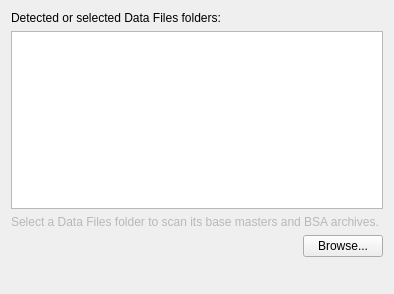
<?xml version="1.0" encoding="UTF-8"?>
<ui version="4.0">
 <class>ExistingInstallationPage</class>
 <widget class="QWizardPage" name="ExistingInstallationPage">
  <property name="geometry">
   <rect>
    <x>0</x>
    <y>0</y>
    <width>394</width>
    <height>294</height>
   </rect>
  </property>
  <property name="windowTitle">
   <string>WizardPage</string>
  </property>
  <property name="title">
   <string>Select Data Files Folder</string>
  </property>
  <property name="subTitle">
   <string>Select the folder that contains your ESM and BSA files. Base game files are detected and enabled automatically.</string>
  </property>
  <layout class="QVBoxLayout" name="verticalLayout">
   <item>
    <widget class="QLabel" name="installationsLabel">
     <property name="text">
      <string>Detected or selected Data Files folders:</string>
     </property>
    </widget>
   </item>
   <item>
    <widget class="QListWidget" name="installationsList"/>
   </item>
   <item>
    <widget class="QLabel" name="detectedFilesLabel">
     <property name="text"><string>Select a Data Files folder to scan its base masters and BSA archives.</string></property>
     <property name="wordWrap"><bool>true</bool></property>
     <property name="styleSheet"><string notr="true">color: palette(mid);</string></property>
    </widget>
   </item>
   <item>
    <layout class="QHBoxLayout" name="horizontalLayout">
     <item>
      <spacer name="horizontalSpacer">
       <property name="orientation">
        <enum>Qt::Horizontal</enum>
       </property>
       <property name="sizeHint" stdset="0">
        <size>
         <width>40</width>
         <height>20</height>
        </size>
       </property>
      </spacer>
     </item>
     <item>
      <widget class="QPushButton" name="browseButton">
       <property name="text">
        <string>Browse...</string>
       </property>
       <property name="icon">
        <iconset theme="folder">
         <normaloff/>
        </iconset>
       </property>
      </widget>
     </item>
    </layout>
   </item>
   <item>
    <spacer name="verticalSpacer">
     <property name="orientation">
      <enum>Qt::Vertical</enum>
     </property>
     <property name="sizeHint" stdset="0">
      <size>
       <width>20</width>
       <height>40</height>
      </size>
     </property>
    </spacer>
   </item>
  </layout>
 </widget>
 <resources/>
 <connections/>
</ui>
